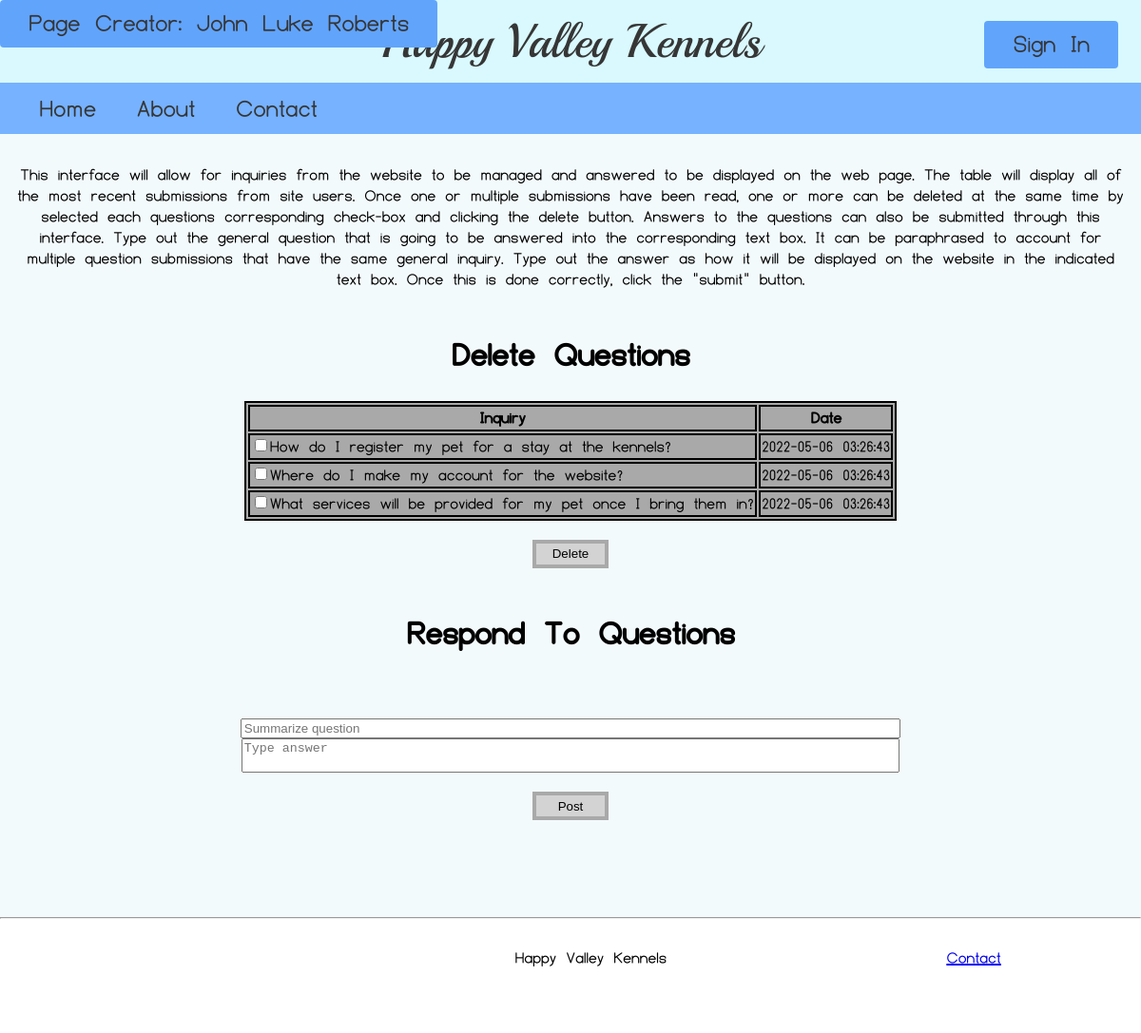
/Inquiries/index.php, run on the app's committed database.
### tables this page shows
CREATE TABLE inquiry (
	question varchar(250),
    recency datetime,
    id int auto_increment primary key
);

### Inquiries/index.php (the view, shortened to what this page needs)
<?php
include "../assets/Header/Header.php";
$servername = "localhost";
$username = "root";
$password = "";
$conn = new
	PDO("mysql:host=$servername;
dbname=faq", $username, $password);
$sql = "SELECT * FROM inquiry
	ORDER BY recency asc;";
$query = $conn->prepare($sql);
$query->execute();
$table = $query->fetchAll();
?>
<!DOCTYPE html>
<html lang="en">
<link rel="stylesheet" href="HVK_employInt.css">
<body>
	<div id="Page_Content">
		<div style="width: 10%, 90%;">
			<p>
				This interface will allow for inquiries from the website to be managed and answered to be displayed on the web page.
				The table will display all of the most recent submissions from site users. Once one or multiple submissions have been
				read, one or more can be deleted at the same time by selected each questions corresponding check-box and clicking the delete button. Answers to the questions
				can also be submitted through this interface. Type out the general question that is going to be answered into the corresponding
				text box. It can be paraphrased to account for multiple question submissions that have the same general inquiry. Type
				out the answer as how it will be displayed on the website in the indicated text box. Once this is done correctly, click
				the "submit" button.
			</p>
		</div>
		<div>
			<div>
				<h1>Delete Questions</h1>
				<form action="index.php" method="POST">
						<table>
							<tr>
								<th>Inquiry</th>
								<th class="date">Date</th>
								<?php
								foreach ($table as $row) {
									echo ("<tr>");
									echo ("<td><input type = 'checkbox' name = " . $row["id"] . ">" . $row["question"] . "</td>");
									echo ("<td>" . $row["recency"] . "</td>");
									echo ("</tr>");
								}
								?>
							</tr>
						</table>
					</div>
					<div style="justify-content: center; display: flex; flex-direction: row;">
						<button class="sub_button">Delete</button>
					</div>
				<h1>Respond To Questions</h1>
				<form action="confirmation.php" method="POST" id="answer_form">
					<input name="question" placeholder="Summarize question" required>
					<textarea name="response" placeholder="Type answer" required></textarea>
					<button class="sub_button">Post</button>
				</form>
		</div>
	</div>
</body>
</html>
<?php
include "../assets/Footer/Footer.php";
?>

### Inquiries/HVK_employInt.css (style rules this page uses)
#Page_Content { display: flex; flex-direction: column; align-items: center; }
table { background-color: darkgrey; border: 2px solid; }
th, td { border: 2px solid; overflow: hidden; max-height: 10px; }
td { text-align: left; }
.sub_button { width: 80px; height: 30px; border: 4px solid; border-color: darkgrey; Background-color: lightgrey; margin: 20px; }
#answer_form { display: flex; flex-direction: column; align-items: center; margin-top: 10%; }
#answer_form input { width: 100%; }
textarea { width: 100%; resize: none; overflow-wrap: break-word; }

### data on the page
inquiry: question "How do I register my pet for a stay at the kennels?", recency "2022-05-06 03:26:43"
inquiry: question "Where do I make my account for the website?", recency "2022-05-06 03:26:43"
inquiry: question "What services will be provided for my pet once I bring them in?", recency "2022-05-06 03:26:43"

### other printed values
$page_creator "John Luke Roberts"
$username "Sign In"
